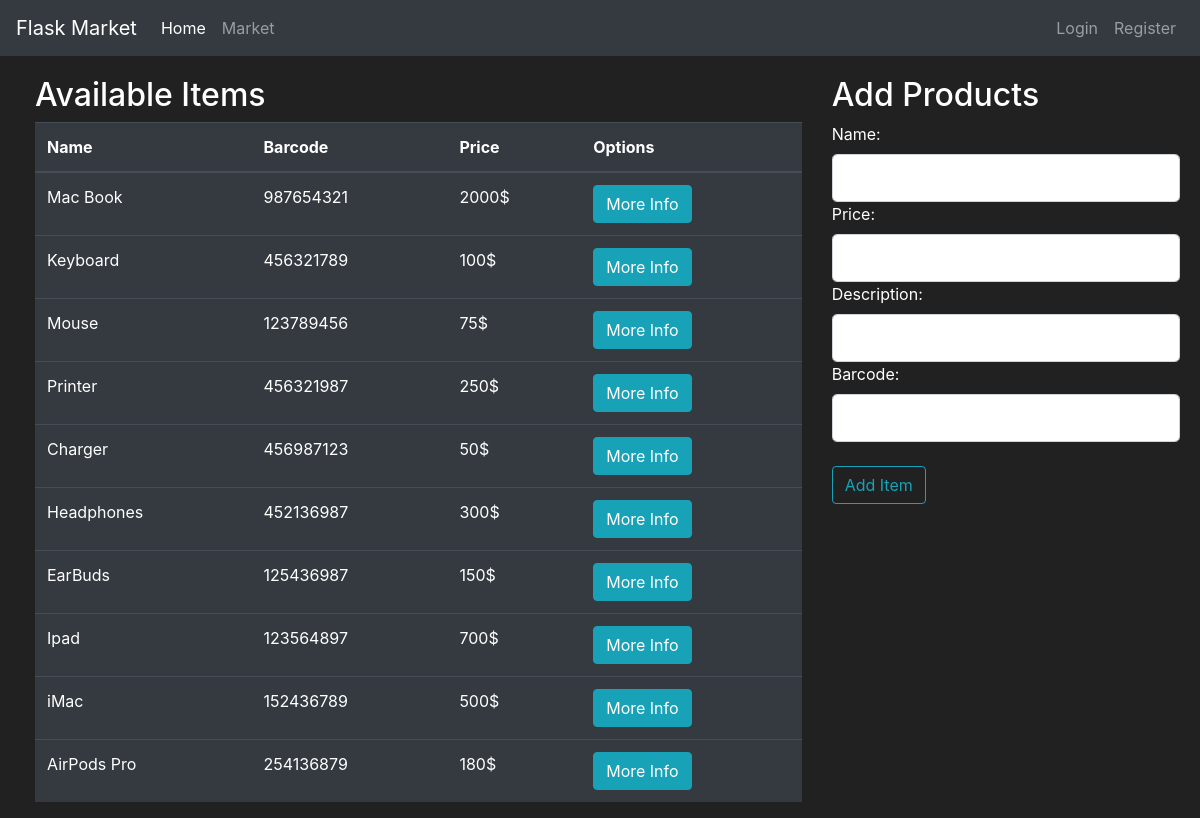
The page /admin on the database its author committed.
### market/models.py (models this page shows, shortened)
class Item(db.Model):
    id = db.Column(db.Integer(), primary_key=True)
    name = db.Column(db.String(length=30), nullable=False, unique=True)
    price = db.Column(db.Integer(), nullable=False)
    barcode = db.Column(db.String(length=12), nullable=False, unique=True)
    description = db.Column(db.String(length=1024), nullable=False)
    owner = db.Column(db.Integer(), db.ForeignKey('user.id'))

### market/routes.py (the view, shortened to what this page needs)
@app.route('/admin', methods=['GET', 'POST'])
def admin_page():
    form = AddItems()
    purchase_form = PurchaseForm()
    if request.method == "GET":
        items = Item.query.filter_by(owner=None)
        return render_template('admin.html', items=items, form=form, purchase_form=purchase_form)

### market/forms.py
class AddItems(FlaskForm):
    name = StringField(label='Name:', validators=[DataRequired()])
    price = StringField(label='Price:', validators=[DataRequired()])
    barcode = StringField(label='Barcode:', validators=[DataRequired()])
    description = StringField(label='Description:', validators=[DataRequired()])
    submit = SubmitField(label='Add Item')

class PurchaseForm(FlaskForm):
    submit = SubmitField(label='Yes')

### market/templates/admin.html (shortened to what this page needs)
{% extends 'base.html' %}
{% block content %}
<div class="row" style="margin-top:20px; margin-left:20px">
<div class="col-8">
   <h2>Available Items</h2>
   <table class="table table-hover table-dark">
      <thead>
         <tr>
            <th scope="col">Name</th>
            <th scope="col">Barcode</th>
            <th scope="col">Price</th>
            <th scope="col">Options</th>
         </tr>
      </thead>
      <tbody>
         {% for item in items %}
         <tr>
            <td>{{ item.name }}</td>
            <td>{{ item.barcode }}</td>
            <td>{{ item.price }}$</td>
            <td>
               <button class="btn btn-outline btn-info" data-toggle="modal" data-target="#Modal-MoreInfo-{{ item.id }}">More Info</button>
            </td>
         </tr>
         {% endfor %}
      </tbody>
   </table>
</div>
<div class="col-4">
<h2>Add Products</h2>
    <form method="POST" class="form-add_items" style="color:white; margin-right:20px">
    {{ form.name.label(class="form-control-label") }}
    {{ form.name(class="form-control form-control-lg") }}
    {{ form.price.label(class="form-control-label") }}
    {{ form.price(class="form-control form-control-lg") }}
    {{ form.description.label(class="form-control-label") }}
    {{ form.description(class="form-control form-control-lg") }}
    {{ form.barcode.label(class="form-control-label") }}
    {{ form.barcode(class="form-control form-control-lg") }}
        <br>
    {{ form.submit(class="btn btn-outline-info") }}
    </form>
</div>
</div>
{% endblock %}

### market/templates/base.html (shortened to what this page needs)
<!doctype html>
<html lang="en">
   <head>
      <link rel="stylesheet" href="https://cdn.jsdelivr.net/npm/bootstrap@4.5.3/dist/css/bootstrap.min.css">
   </head>
   <body>
    <nav class="navbar navbar-expand-md navbar-dark bg-dark">
      <a class="navbar-brand" href="#">Flask Market</a>
      <div class="collapse navbar-collapse" id="navbarNav">
        <ul class="navbar-nav mr-auto">
            <li class="nav-item active">
                <a class="nav-link" href="{{ url_for('home_page') }}">Home <span class="sr-only">(current)</span></a>
            </li>
            <li class="nav-item">
                <a class="nav-link" href="{{ url_for('market_page') }}">Market</a>
            </li>
        </ul>
          {% if current_user.is_authenticated %}
          <ul class="navbar-nav">
              <li class="nav-item">
                  <a class="nav-link" style="color: lawngreen; font-weight: bold" >
                      <i class="fas fa-coins"></i>
                      {{ current_user.prettier_budget }}
                  </a>
              </li>
              {% if current_user.is_admin %}
              <li class="nav-item">
                  <a class="nav-link" href="{{ url_for('admin_page') }}">Add Products</a>
              </li>
              {% endif %}
              <li class="nav-item">
                  <a class="nav-link" href="#">Profile</a>
              </li>
              <li class="nav-item">
                  <a class="nav-link" href="{{ url_for('logout_page') }}">Logout</a>
              </li>
          </ul>
          {% else %}
          <ul class="navbar-nav">
              <li class="nav-item">
                  <a class="nav-link" href="{{ url_for('login_page') }}">Login</a>
              </li>
              <li class="nav-item">
                  <a class="nav-link" href="{{ url_for('register_page') }}">Register</a>
              </li>
          </ul>
        {% endif %}
      </div>
    </nav>
    {% block content %}
    {% endblock %}
   </body>
</html>

### market/templates/base.html (style rules this page uses)
body { background-color: #212121; color: white }

### rows shown on the page
Item: name "Mac Book", barcode "987654321", price "2000"
Item: name "Keyboard", barcode "456321789", price "100"
Item: name "Mouse", barcode "123789456", price "75"
Item: name "Printer", barcode "456321987", price "250"
Item: name "Charger", barcode "456987123", price "50"
Item: name "Headphones", barcode "452136987", price "300"
Item: name "EarBuds", barcode "125436987", price "150"
Item: name "Ipad", barcode "123564897", price "700"
Item: name "iMac", barcode "152436789", price "500"
Item: name "AirPods Pro", barcode "254136879", price "180"
